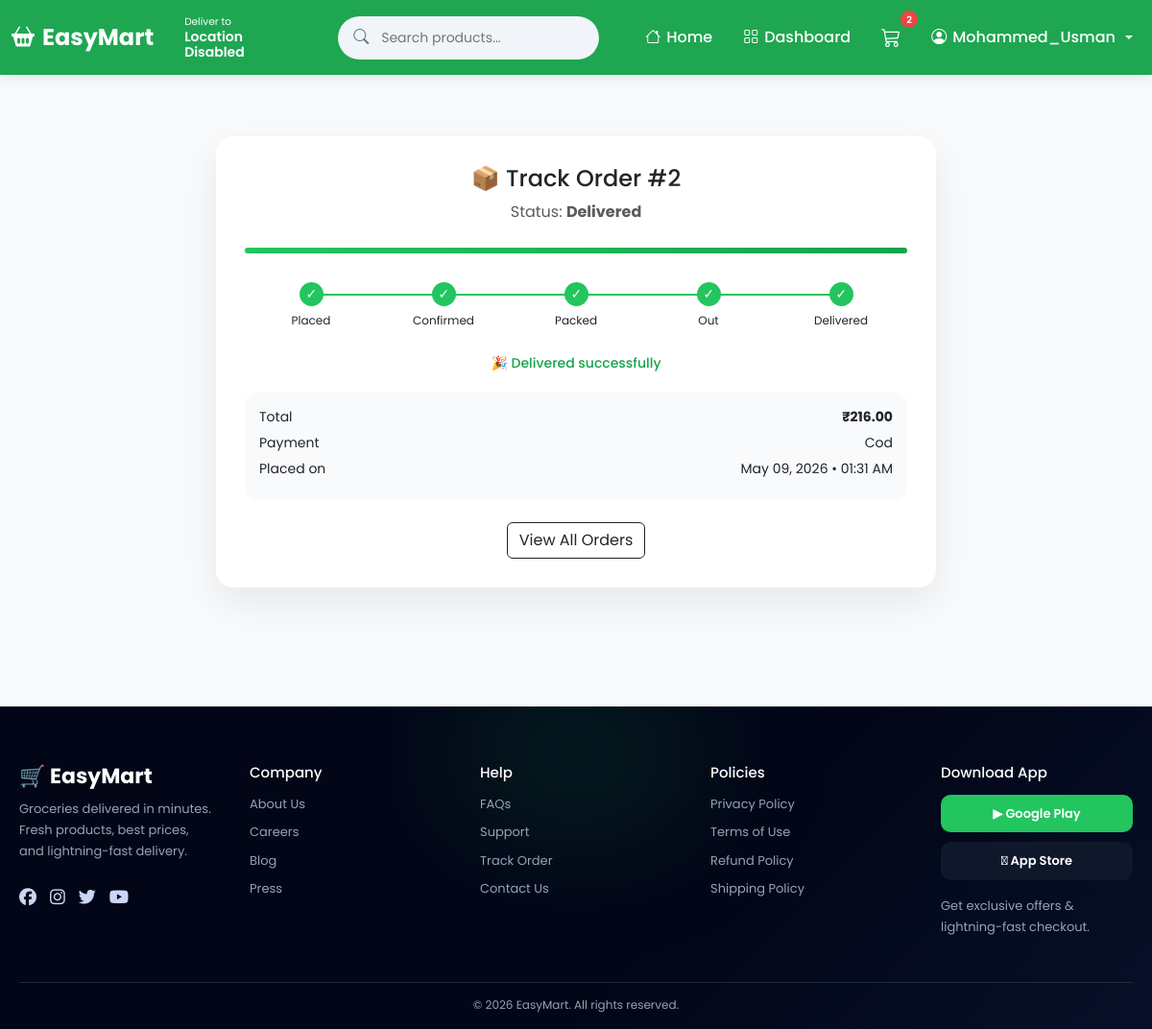
Page /orders/track/2/ (signed in) on the committed database.
### accounts/models.py (models this page shows, shortened)
class User(AbstractUser):
    email = models.EmailField(
        unique=True
    )
    phone = models.CharField(
        max_length=15,
        unique=True,
        blank=True,
        null=True
    )
    created_at = models.DateTimeField(
        auto_now_add=True
    )
    updated_at = models.DateTimeField(
        auto_now=True
    )
    USERNAME_FIELD = 'username'
    REQUIRED_FIELDS = ['email']
    class Meta:
        ordering = ['-date_joined']

### orders/models.py (models this page shows, shortened)
class Order(models.Model):
    STATUS_CHOICES = [
        ('pending', 'Pending'),
        ('confirmed', 'Confirmed'),
        ('packed', 'Packed'),
        ('out_for_delivery', 'Out for Delivery'),
        ('delivered', 'Delivered'),
        ('cancelled', 'Cancelled'),
    ]
    PAYMENT_METHOD_CHOICES = [
        ('online', 'Online Payment'),
        ('cod', 'Cash on Delivery'),
    ]
    PAYMENT_STATUS_CHOICES = [
        ('pending', 'Pending'),
        ('paid', 'Paid'),
        ('failed', 'Failed'),
    ]
    user = models.ForeignKey(
        settings.AUTH_USER_MODEL,
        on_delete=models.CASCADE,
        related_name='orders'
    )
    total_price = models.DecimalField(
        max_digits=10,
        decimal_places=2,
        default=Decimal('0.00')
    )
    status = models.CharField(
        max_length=30,
        choices=STATUS_CHOICES,
        default='pending'
    )
    payment_method = models.CharField(
        max_length=20,   # ✅ FIXED (was too small)
        choices=PAYMENT_METHOD_CHOICES,
        default='online'
    )
    payment_status = models.CharField(
        max_length=10,
        choices=PAYMENT_STATUS_CHOICES,
        default='pending'
    )
    address = models.TextField(blank=True, null=True)
    city = models.CharField(max_length=100, blank=True, null=True)
    razorpay_order_id = models.CharField(
        max_length=100,
        blank=True,
        null=True
    )
    razorpay_payment_id = models.CharField(
        max_length=100,
        blank=True,
        null=True
    )
    razorpay_signature = models.CharField(
        max_length=255,
        blank=True,
        null=True
    )
    created_at = models.DateTimeField(auto_now_add=True)
    class Meta:
        ordering = ['-created_at']
        indexes = [
            models.Index(fields=['user', '-created_at']),
            models.Index(fields=['status']),
            models.Index(fields=['payment_status']),
        ]

### orders/views.py (the view)
# urls.py: path('track/<int:order_id>/', views.track_order, name='track'),
@login_required(login_url='accounts:login')
def track_order(request, order_id):
    order = get_object_or_404(
        Order,
        id=order_id,
        user=request.user
    )
    return render(request, 'orders/track.html', {
        'order': order
    })

### cart/context_processors.py (called while the page is built)
def cart_count(request):
    if request.user.is_authenticated:
        cart = Cart.objects.filter(user=request.user).first()
        if cart:
            count = CartItem.objects.filter(cart=cart).aggregate(
                total=Sum('quantity')
            )['total'] or 0
        else:
            count = 0
    else:
        cart = request.session.get('guest_cart', {})
        count = sum(cart.values())
    return {
        'cart_count': count
    }

### easymart/context_processors.py (called while the page is built)
def cart_count(request):
    if request.user.is_authenticated:
        cart = Cart.objects.filter(user=request.user).first()
        if cart:
            return {
                'cart_count': CartItem.objects.filter(cart=cart).aggregate(
                    total=Sum('quantity')
                )['total'] or 0
            }
    return {'cart_count': 0}

### templates/orders/track.html (shortened to what this page needs)
{% extends 'base.html' %}
{% block content %}
<div class="track-wrapper">
<div class="track-card">
    <div class="order-header">
        <h4>📦 Track Order #{{ order.id }}</h4>
        <p class="text-muted">
            Status: <strong>{{ order.get_status_display }}</strong>
        </p>
    </div>
    <div class="progress">
        <div class="progress-bar
            {% if order.status == 'pending' %}w-20
            {% elif order.status == 'confirmed' %}w-40
            {% elif order.status == 'packed' %}w-60
            {% elif order.status == 'out_for_delivery' %}w-80
            {% elif order.status == 'delivered' %}w-100
            {% endif %}
        "></div>
    </div>
    <div class="steps">
        <div class="step active">
            <div class="circle active"></div>
            <div class="step-label">Placed</div>
        </div>
        <div class="step {% if order.status != 'pending' %}active{% endif %}">
            <div class="circle {% if order.status != 'pending' %}active{% endif %}"></div>
            <div class="step-label">Confirmed</div>
        </div>
        <div class="step {% if order.status in 'packed out_for_delivery delivered' %}active{% endif %}">
            <div class="circle {% if order.status in 'packed out_for_delivery delivered' %}active{% endif %}"></div>
            <div class="step-label">Packed</div>
        </div>
        <div class="step {% if order.status in 'out_for_delivery delivered' %}active{% endif %}">
            <div class="circle {% if order.status in 'out_for_delivery delivered' %}active{% endif %}"></div>
            <div class="step-label">Out</div>
        </div>
        <div class="step {% if order.status == 'delivered' %}active{% endif %}">
            <div class="circle {% if order.status == 'delivered' %}active{% endif %}"></div>
            <div class="step-label">Delivered</div>
        </div>
    </div>
    {% if order.status != 'delivered' %}
    <div class="eta">
        🚚 Estimated delivery in 5–10 minutes
    </div>
    {% else %}
    <div class="eta">
        🎉 Delivered successfully
    </div>
    {% endif %}
    <div class="info-box">
        <div>
            <span>Total</span>
            <strong>₹{{ order.total_price }}</strong>
        </div>
        <div>
            <span>Payment</span>
            <span>{{ order.payment_method|title }}</span>
        </div>
        <div>
            <span>Placed on</span>
            <span>{{ order.created_at|date:"M d, Y • h:i A" }}</span>
        </div>
    </div>
    <div class="text-center mt-4">
        <a href="{% url 'orders:history' %}" class="btn btn-outline-dark">
            View All Orders
        </a>
    </div>
</div>
</div>
{% endblock %}

### templates/base.html (shortened to what this page needs)
{% load static %}
<!DOCTYPE html>
<html lang="en">
<head>
    <link href="https://cdn.jsdelivr.net/npm/bootstrap@5.3.0/dist/css/bootstrap.min.css"
          rel="stylesheet">
    <link rel="stylesheet"
          href="https://cdn.jsdelivr.net/npm/bootstrap-icons@1.10.5/font/bootstrap-icons.css">
    <link rel="stylesheet"
          href="https://cdnjs.cloudflare.com/ajax/libs/font-awesome/6.5.1/css/all.min.css">
</head>
<body>
    <nav class="navbar navbar-expand-lg navbar-dark">
        <div class="container d-flex align-items-center gap-3">
            <a class="navbar-brand"
               href="{% url 'products:home' %}">
                <i class="bi bi-basket2-fill"></i>
                EasyMart
            </a>
            <div class="location-box"
                 onclick="detectLocation()">
                <small>Deliver to</small>
                <strong id="location-text">
                </strong>
            </div>
            <form class="search-wrapper mx-4 flex-grow-1"
                  method="GET"
                  action="{% url 'products:home' %}">
                <div class="search-container">
                    <i class="bi bi-search search-icon"></i>
                    <input
                        type="search"
                        name="q"
                        class="search-box"
                        value="{{ search_query|default:'' }}"
                        placeholder="Search products...">
                </div>
            </form>
            <div class="collapse navbar-collapse justify-content-end"
                 id="navBar">
                <ul class="navbar-nav align-items-center gap-lg-3">
                    <li class="nav-item">
                        <a class="nav-link"
                           href="{% url 'products:home' %}">
                            <i class="bi bi-house"></i>
                            Home
                        </a>
                    </li>
                    {% if user.is_authenticated %}
                    <li class="nav-item">
                        <a class="nav-link"
                           href="{% url 'accounts:dashboard' %}">
                            <i class="bi bi-grid"></i>
                            Dashboard
                        </a>
                    </li>
                    {% endif %}
                    <li class="nav-item position-relative">
                        <a href="{% url 'cart:cart_view' %}"
                           class="nav-link position-relative">
                            <i class="bi bi-cart3 fs-5"></i>
                            <span id="cart-count"
                                  class="cart-badge">
                                {{ cart_count|default:0 }}
                            </span>
                        </a>
                    </li>
                    {% if user.is_authenticated %}
                    <li class="nav-item dropdown">
                        <a class="nav-link dropdown-toggle"
                           href="#"
                           role="button"
                           data-bs-toggle="dropdown">
                            <i class="bi bi-person-circle"></i>
                            {{ user.username }}
                        </a>
                    </li>
                    {% endif %}
                </ul>
            </div>
        </div>
    </nav>
    <main class="main-container">
        {% block content %}
        {% endblock %}
    </main>
    <footer class="footer">
        <div class="footer-container">
            <div class="footer-col">
                <h3 class="footer-logo">
                    🛒 EasyMart
                </h3>
                <p>
                    Groceries delivered in minutes.
                    Fresh products, best prices,
                    and lightning-fast delivery.
                </p>
                <div class="footer-socials">
                    <i class="fab fa-facebook"></i>
                    <i class="fab fa-instagram"></i>
                    <i class="fab fa-twitter"></i>
                    <i class="fab fa-youtube"></i>
                </div>
            </div>
            <div class="footer-col">
                <h4>Company</h4>
                <a href="#">About Us</a>
                <a href="#">Careers</a>
                <a href="#">Blog</a>
                <a href="#">Press</a>
            </div>
            <div class="footer-col">
                <h4>Help</h4>
                <a href="#">FAQs</a>
                <a href="#">Support</a>
                <a href="#">Track Order</a>
                <a href="#">Contact Us</a>
            </div>
            <div class="footer-col">
                <h4>Policies</h4>
                <a href="#">Privacy Policy</a>
                <a href="#">Terms of Use</a>
                <a href="#">Refund Policy</a>
                <a href="#">Shipping Policy</a>
            </div>
            <div class="footer-col">
                <h4>Download App</h4>
                <div class="app-buttons">
                    <button class="app-btn play">
                        ▶ Google Play
                    </button>
                    <button class="app-btn apple">
                         App Store
                    </button>
                </div>
                <p class="mt-3 app-text">
                    Get exclusive offers &
                    lightning-fast checkout.
                </p>
            </div>
        </div>
        <div class="footer-bottom">
            © 2026 EasyMart.
            All rights reserved.
        </div>
    </footer>
</body>
</html>

### templates/base.html (style rules this page uses)
* { margin: 0; padding: 0; box-sizing: border-box; }
html { scroll-behavior: smooth; }
body { background: #f8fafc; font-family: 'Poppins', sans-serif; overflow-x: hidden; min-height: 100vh; display: flex; flex-direction: column; }
a { text-decoration: none; }
.navbar { background: rgba(22, 163, 74, 0.96); backdrop-filter: blur(10px); position: sticky; top: 0; z-index: 1050; padding: 12px 0; box-shadow: 0 4px 15px rgba(0, 0, 0, 0.08); min-height: 78px; }
.navbar .container { max-width: 1320px; }
.navbar-brand { color: white !important; font-weight: 700; font-size: 24px; display: flex; align-items: center; gap: 8px; }
.nav-link { color: white !important; font-weight: 500; transition: 0.3s ease; display: flex; align-items: center; gap: 6px; }
.location-box { color: white; font-size: 12px; cursor: pointer; min-width: 120px; line-height: 1.2; }
.location-box strong { display: block; font-size: 14px; font-weight: 600; }
.search-wrapper { display: flex; justify-content: center; width: 100%; }
.search-container { position: relative; width: 100%; max-width: 550px; }
.search-box { width: 100%; border-radius: 30px; padding: 12px 20px 12px 45px; border: none; outline: none; background: #f1f5f9; transition: 0.3s ease; font-size: 14px; }
.search-icon { position: absolute; top: 50%; left: 16px; transform: translateY(-50%); color: #64748b; z-index: 2; }
.cart-badge { position: absolute; top: -5px; right: -10px; background: #ef4444; color: white; font-size: 10px; min-width: 18px; height: 18px; border-radius: 50%; display: flex; align-items: center; justify-content: center; font-weight: 600; }
.main-container { width: 100%; max-width: 1300px; margin: auto; padding: 24px 15px; flex: 1; }
.footer { background: linear-gradient( 135deg, #020617, #020617 60%, #071028 ); color: #cbd5f5; padding: 60px 20px 16px; margin-top: 60px; position: relative; overflow: hidden; }
.footer::before { content: ""; position: absolute; top: -50px; left: 50%; transform: translateX(-50%); width: 500px; height: 200px; background: radial-gradient( circle, rgba(34, 197, 94, 0.15), transparent 70% ); filter: blur(60px); }
.footer-container { max-width: 1200px; margin: auto; display: grid; grid-template-columns: repeat(auto-fit, minmax(180px, 1fr)); gap: 40px; position: relative; z-index: 2; }
.footer-col { display: flex; flex-direction: column; }
.footer-logo { color: white; margin-bottom: 10px; font-size: 22px; font-weight: 700; }
.footer-col p { font-size: 13px; color: #94a3b8; line-height: 1.7; }
.footer-col h4 { color: white; margin-bottom: 14px; font-size: 15px; }
.footer-col a { color: #94a3b8; margin-bottom: 10px; font-size: 13px; transition: 0.3s ease; }
.footer-socials { display: flex; gap: 14px; margin-top: 12px; font-size: 18px; }
.footer-socials i { cursor: pointer; transition: 0.3s ease; }
.app-buttons { display: flex; flex-direction: column; gap: 10px; }
.app-btn { border: none; padding: 10px 14px; border-radius: 10px; font-size: 13px; cursor: pointer; transition: 0.3s ease; font-weight: 600; }
.app-btn.play { background: #22c55e; color: white; }
.app-btn.apple { background: #0f172a; color: white; }
.footer-bottom { text-align: center; margin-top: 30px; padding-top: 14px; border-top: 1px solid #1e293b; font-size: 12px; color: #94a3b8; }

### rows in the picture
User: username "Mohammed_Usman"
Order: id "2", status "Delivered", total_price "216.00", payment_method "Cod", created_at "May 09, 2026 • 01:31 AM"

### other values in the picture
{{ cart_count|default:0 }} "2"
